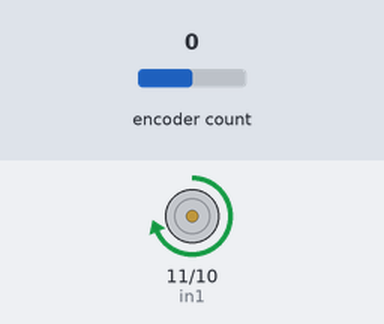
Simulated run of this sketch. Board: Arduino Uno, built with avr-gcc and run on an emulated ATmega328P. Parts: motor-driver pin pairs drawn as motors (green arrow = first pin HIGH = forward, orange = second pin HIGH = backward, longer = more drive, scaled by the enable pin). Inputs (shaded band) come from the test bench; at power-on: encoder count 0. What the sketch prints to the serial monitor is not drawn.

Above: at 0.05 s.
At 1.2 s:
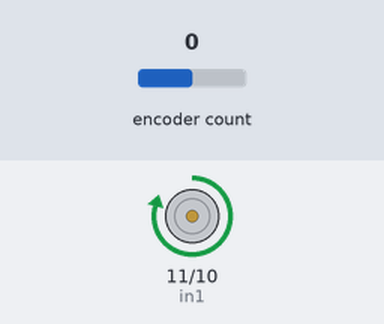
1.3 s: encoder count set to 1
Timing chart, 0 to 4.3 s (numbered marks = the images above; inputs shaded):
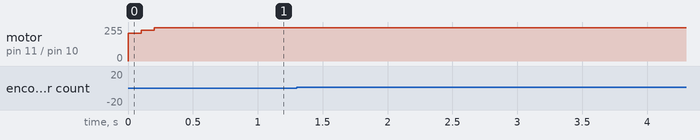

Measured:
- after the input at 1.3 s, every drawn part: stays the same

The sketch:

One_motor_PID.ino
```cpp
#include <PCA9685.h>
#include <Encoder.h>
#include <PID_v1.h>
//384.5 ticks per rotation

// Change these two numbers to the pins connected to your encoder.
//   Best Performance: both pins have interrupt capability
//   Good Performance: only the first pin has interrupt capability
//   Low Performance:  neither pin has interrupt capability
Encoder myEnc(2, 3);

double Setpoint, Input, Output;
//PLS TUNE
double Kp=0.5, Ki=0.5, Kd=0.03;
PID myPID(&Input, &Output, &Setpoint, Kp, Ki, Kd, DIRECT);

const int en = 13;
const int in1 = 11;
const int in2 = 10;
unsigned long exec = millis();
void setup() {
  Serial.begin(9600);
  Serial.println("Hello");
  pinMode(en, OUTPUT);
  pinMode(in1, OUTPUT);
  pinMode(in2, OUTPUT);

  Input = 10;
  Setpoint = 400;
  myPID.SetMode(AUTOMATIC);
}
long oldPosition  = 0;
void loop() {
  // put your main code here, to run repeatedly:

  myPID.Compute();
  digitalWrite(en, HIGH);
  analogWrite(in2, LOW);
  analogWrite(in1, map(Output, 0, 255, 0, 250));
  long newPosition = myEnc.read();
  if (newPosition != oldPosition) {
    int ticks = abs(abs(newPosition) - abs(oldPosition));
    //difference in distance.
    if ((millis() - exec) > 1000){
      int rpm = (((ticks/384.5) / (millis() - exec)) * 60000);
      Serial.println(rpm);

      Input = rpm;
      myPID.Compute();

      exec = millis();
      oldPosition = newPosition;
    }
  }
}
```
